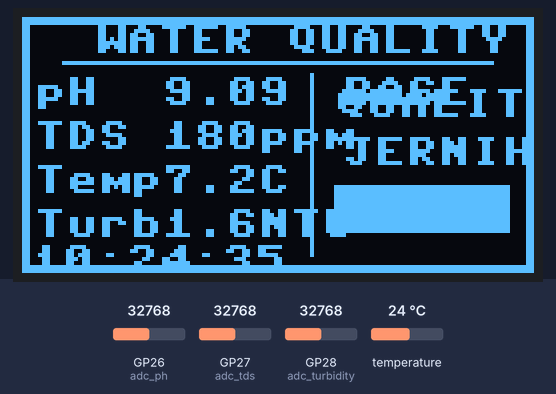
A program run on a simulated Raspberry Pi Pico running MicroPython. Parts: 128×64 one-colour display. The test bench sets the inputs (shaded band); at power-on: GP28 (adc_turbidity) = 32768, temperature 24 °C, GP26 (adc_ph) = 32768, GP27 (adc_tds) = 32768 (analog values on the 0–65535 scale). The clock reads 2024-03-15 10:24:30 at power-on unless the program sets it; library files of the repository ran but are not shown: ssd1306.py; what the program prints to the serial console is not drawn.

Above: at 5.6 s.
5.7 s: GP28 (adc_turbidity) set to 32496
At 7.2 s:
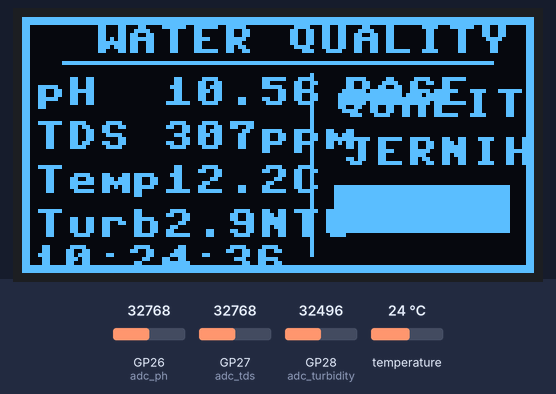
10.3 s: GP28 (adc_turbidity) set to 26416
At 12.5 s:
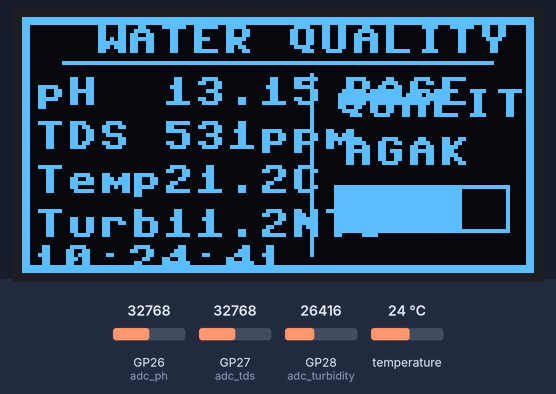
14.3 s: GP28 (adc_turbidity) set to 25200
At 16.5 s:
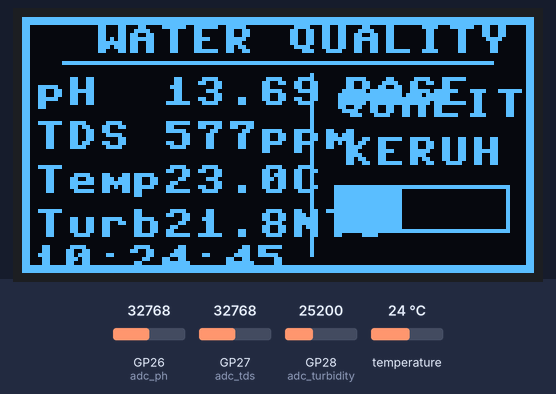
18.9 s: GP28 (adc_turbidity) set to 17328
At 19.7 s:
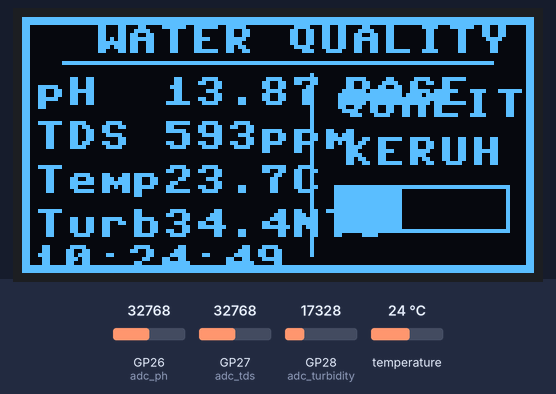
22.1 s: GP28 (adc_turbidity) set to 15264
At 25.0 s:
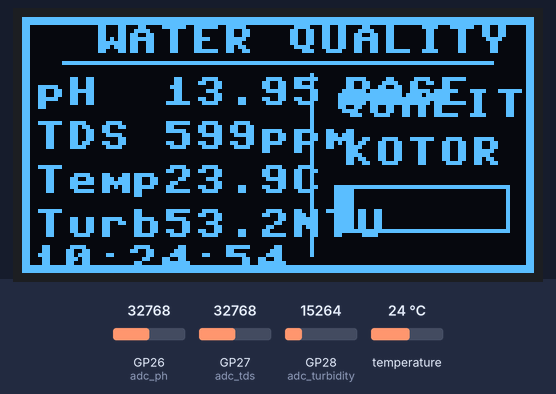
26.7 s: temperature set to 12 °C
At 29.2 s:
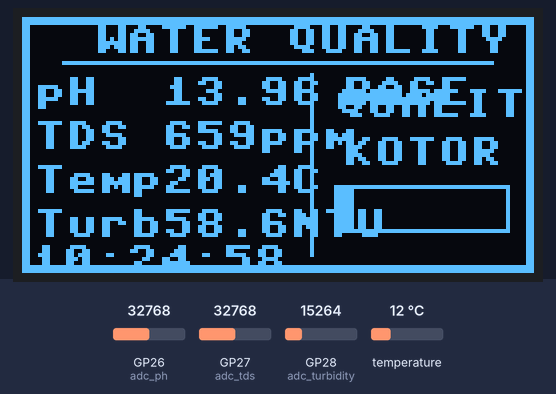
Timing chart, 0 to 30.7 s (numbered marks = the images above; inputs shaded):
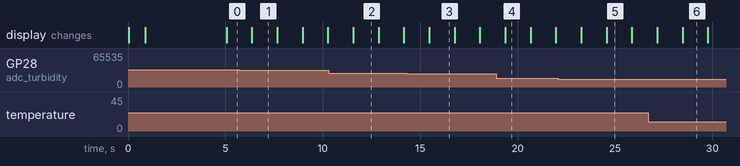

The program:

mainall.py
```python
"""
Water Quality Monitor with pH, TDS, Temperature, Turbidity
Raspberry Pi Pico 2 (RP2350)
"""

import machine
import time
import sys
import onewire
import ds18x20

# Hardware configuration
I2C_ID = 1
SDA_PIN = 6
SCL_PIN = 7
OLED_ADDR = 0x3C
OLED_WIDTH = 128
OLED_HEIGHT = 64

# Sensor pins
ADC_PH_PIN = 26
ADC_TDS_PIN = 27
ADC_TURBIDITY_PIN = 28
DS18B20_PIN = 16

# ADC configuration
ADC_REF = 3.3
ADC_MAX = 65535

# Filter configuration
SAMPLING_INTERVAL_MS = 100
OLED_UPDATE_INTERVAL_MS = 1000
SERIAL_INTERVAL_MS = 2000

# Filter untuk pH
MEDIAN_FILTER_SIZE = 10
MOVING_AVERAGE_SIZE = 20
EMA_ALPHA = 0.20

# Calibration points pH (voltage, pH)
CAL_POINTS = [
    (3.2487, 4.01),
    (2.94870, 6.86),
    (2.52498, 9.18)
]
CAL_POINTS.sort(key=lambda x: x[0])

# ============ TDS CALIBRATION - DIPERBAIKI ============
# Menggunakan formula yang lebih sederhana dan akurat
# TDS = (Voltage * 1000) / faktor_kalibrasi
# Faktor kalibrasi disesuaikan agar output mendekati 980ppm

TDS_CAL_FACTOR = 2.8  # Faktor kalibrasi - disesuaikan
TDS_TEMP_COEFF = 0.02  # Koefisien suhu

# Turbidity Calibration
TURB_JERNIH = 2150
TURB_KERUH = 200
TURB_RANGE = TURB_JERNIH - TURB_KERUH

class WaterQualityMonitor:
    def __init__(self):
        print("\nInitializing Water Quality Monitor...")

        # Initialize I2C
        try:
            self.i2c = machine.I2C(I2C_ID, sda=machine.Pin(SDA_PIN),
                                   scl=machine.Pin(SCL_PIN), freq=400000)
            devices = self.i2c.scan()
            print(f"I2C devices: {[hex(d) for d in devices]}")
        except Exception as e:
            print(f"I2C error: {e}")
            self.i2c = None

        # Initialize OLED
        self.oled = None
        self.oled_ok = False

        if self.i2c and OLED_ADDR in self.i2c.scan():
            try:
                from ssd1306 import SSD1306
                self.oled = SSD1306(OLED_WIDTH, OLED_HEIGHT, self.i2c, OLED_ADDR)
                self.oled.contrast(255)
                self.oled_ok = True
                print("✓ OLED initialized and working!")
            except Exception as e:
                print(f"OLED init failed: {e}")
                self.oled = None
                self.oled_ok = False
        else:
            print("✗ OLED not found")

        # Initialize ADC sensors
        try:
            self.adc_ph = machine.ADC(machine.Pin(ADC_PH_PIN))
            self.adc_tds = machine.ADC(machine.Pin(ADC_TDS_PIN))
            self.adc_turbidity = machine.ADC(machine.Pin(ADC_TURBIDITY_PIN))
            print(f"✓ ADC initialized - pH:GP{ADC_PH_PIN}, TDS:GP{ADC_TDS_PIN}, Turbidity:GP{ADC_TURBIDITY_PIN}")
        except Exception as e:
            print(f"ADC init failed: {e}")
            raise

        # Initialize DS18B20
        self.ds_pin = machine.Pin(DS18B20_PIN)
        self.ds_sensor = None
        self.ds_ok = False

        try:
            self.ds_sensor = ds18x20.DS18X20(onewire.OneWire(self.ds_pin))
            self.roms = self.ds_sensor.scan()
            if self.roms:
                self.ds_ok = True
                print(f"✓ DS18B20 found: {self.roms[0]}")
            else:
                print("✗ DS18B20 not found")
        except Exception as e:
            print(f"DS18B20 error: {e}")

        # pH Filter buffers
        self.median_buffer = []
        self.moving_buffer = []
        self.ema_value = None
        self.ph_history = []
        self.voltage_history = []

        # Sensor values
        self.ph_value = 0.0
        self.ph_voltage = 0.0
        self.tds_value = 0.0
        self.tds_voltage = 0.0
        self.tds_raw_voltage = 0.0
        self.temperature = 0.0
        self.turbidity = 0.0
        self.turbidity_raw = 0

        # Display values (smoothed)
        self.display_ph = 7.0
        self.display_tds = 0.0
        self.display_temp = 0.0
        self.display_turb = 0.0

        # Test sensors
        self.test_sensors()

        # Show splash screen
        self.show_splash()

    def show_splash(self):
        """Tampilkan splash screen"""
        if not self.oled_ok or not self.oled:
            return

        try:
            self.oled.fill(0)
            self.oled.rect(0, 0, 128, 64, 1)
            self.oled.text("WATER QUALITY", 10, 10, 1)
            self.oled.text("MONITOR", 30, 22, 1)
            self.oled.text("Raspberry Pi Pico 2", 5, 38, 1)
            self.oled.text("Loading...", 30, 50, 1)
            self.oled.show()
            time.sleep(1.5)

        except Exception as e:
            print(f"Splash error: {e}")

    def test_sensors(self):
        """Test semua sensor"""
        try:
            # Test pH
            raw = self.adc_ph.read_u16()
            voltage = (raw / ADC_MAX) * ADC_REF
            print(f"pH ADC Test - Raw: {raw}, Voltage: {voltage:.3f}V")

            # Test TDS
            raw = self.adc_tds.read_u16()
            voltage = (raw / ADC_MAX) * ADC_REF
            print(f"TDS ADC Test - Raw: {raw}, Voltage: {voltage:.3f}V")

            # Test Turbidity
            raw = self.adc_turbidity.read_u16()
            value = raw >> 4
            voltage = value * 3.3 / 4095.0
            print(f"Turbidity Test - Raw: {value}, Voltage: {voltage:.2f}V")

            # Test DS18B20
            if self.ds_ok:
                self.ds_sensor.convert_temp()
                time.sleep(0.75)
                temp = self.ds_sensor.read_temp(self.roms[0])
                print(f"Temperature Test: {temp:.2f}°C")

        except Exception as e:
            print(f"Sensor test error: {e}")

    # ============ PH FUNCTIONS ============
    def median_filter(self, value):
        try:
            self.median_buffer.append(value)
            if len(self.median_buffer) > MEDIAN_FILTER_SIZE:
                self.median_buffer.pop(0)

            if len(self.median_buffer) < MEDIAN_FILTER_SIZE:
                return value

            sorted_buffer = sorted(self.median_buffer)
            return sorted_buffer[MEDIAN_FILTER_SIZE // 2]
        except:
            return value

    def moving_average(self, value):
        try:
            self.moving_buffer.append(value)
            if len(self.moving_buffer) > MOVING_AVERAGE_SIZE:
                self.moving_buffer.pop(0)
            return sum(self.moving_buffer) / len(self.moving_buffer)
        except:
            return value

    def ema_filter(self, value):
        try:
            if self.ema_value is None:
                self.ema_value = value
            else:
                self.ema_value = EMA_ALPHA * value + (1 - EMA_ALPHA) * self.ema_value
            return self.ema_value
        except:
            return value

    def calculate_pH(self, voltage):
        try:
            if voltage <= CAL_POINTS[0][0]:
                v1, ph1 = CAL_POINTS[0]
                v2, ph2 = CAL_POINTS[1]
                slope = (ph2 - ph1) / (v2 - v1) if (v2 - v1) != 0 else 0
                return ph1 + slope * (voltage - v1)

            if voltage >= CAL_POINTS[-1][0]:
                v1, ph1 = CAL_POINTS[-2]
                v2, ph2 = CAL_POINTS[-1]
                slope = (ph2 - ph1) / (v2 - v1) if (v2 - v1) != 0 else 0
                return ph1 + slope * (voltage - v1)

            for i in range(len(CAL_POINTS) - 1):
                v1, ph1 = CAL_POINTS[i]
                v2, ph2 = CAL_POINTS[i + 1]
                if v1 <= voltage <= v2:
                    if v2 - v1 == 0:
                        return ph1
                    t = (voltage - v1) / (v2 - v1)
                    return ph1 + t * (ph2 - ph1)

            return CAL_POINTS[1][1]
        except:
            return 7.0

    def read_ph(self):
        try:
            raw = self.adc_ph.read_u16()
            voltage = (raw / ADC_MAX) * ADC_REF
            self.ph_voltage = voltage

            filtered_voltage = self.median_filter(voltage)
            raw_ph = self.calculate_pH(filtered_voltage)
            avg_ph = self.moving_average(raw_ph)
            filtered_ph = self.ema_filter(avg_ph)

            self.ph_history.append(filtered_ph)
            self.voltage_history.append(voltage)

            if len(self.ph_history) > MOVING_AVERAGE_SIZE:
                self.ph_history.pop(0)
                self.voltage_history.pop(0)

            self.ph_value = filtered_ph
            return filtered_ph
        except Exception as e:
            print(f"pH read error: {e}")
            return self.ph_value

    # ============ TDS FUNCTIONS - DIPERBAIKI ============
    def read_tds(self, temperature):
        try:
            # Baca 50 sample untuk rata-rata
            samples = []
            for _ in range(50):
                samples.append(self.adc_tds.read_u16())
                time.sleep(0.01)

            raw = sum(samples) / len(samples)
            voltage = raw * 3.3 / ADC_MAX
            self.tds_raw_voltage = voltage

            # Kompensasi suhu (25°C reference)
            temp_factor = 1.0 + TDS_TEMP_COEFF * (temperature - 25.0)
            compensated_voltage = voltage / temp_factor

            # Konversi ke TDS menggunakan faktor kalibrasi yang disesuaikan
            # TDS (ppm) = (Voltage * 1000) / Faktor
            # Faktor disesuaikan agar output = 980ppm
            tds = (compensated_voltage * 1000.0) / TDS_CAL_FACTOR

            # Batasi nilai minimum dan maksimum
            if tds < 0:
                tds = 0
            elif tds > 5000:
                tds = 5000  # Batasi maksimum 5000ppm

            self.tds_value = tds
            return tds

        except Exception as e:
            print(f"TDS read error: {e}")
            return self.tds_value

    # ============ TEMPERATURE FUNCTIONS ============
    def read_temperature(self):
        try:
            if not self.ds_ok:
                return 25.0

            self.ds_sensor.convert_temp()
            time.sleep(0.75)
            temp = self.ds_sensor.read_temp(self.roms[0])
            self.temperature = temp
            return temp
        except Exception as e:
            print(f"Temperature read error: {e}")
            return self.temperature

    # ============ TURBIDITY FUNCTIONS ============
    def read_turbidity(self):
        try:
            raw_16bit = self.adc_turbidity.read_u16()
            nilai = raw_16bit >> 4
            self.turbidity_raw = nilai

            if nilai >= TURB_JERNIH:
                ntu = 0.0
            elif nilai <= TURB_KERUH:
                ntu = 100.0
            else:
                ntu = (TURB_JERNIH - nilai) * 100.0 / TURB_RANGE

            # Batasi nilai
            if ntu < 0:
                ntu = 0
            elif ntu > 100:
                ntu = 100

            self.turbidity = ntu
            return ntu
        except Exception as e:
            print(f"Turbidity read error: {e}")
            return self.turbidity

    # ============ DISPLAY FUNCTIONS ============
    def get_status(self, ph):
        if ph < 6.5:
            return "ACID"
        elif ph <= 8.5:
            return "NORMAL"
        else:
            return "BASE"

    def get_water_quality(self, turb):
        if turb < 5:
            return "JERNIH"
        elif turb < 20:
            return "AGAK"
        elif turb < 50:
            return "KERUH"
        else:
            return "KOTOR"

    def draw_oled(self):
        if not self.oled_ok or not self.oled:
            return

        try:
            # Smooth display values
            self.display_ph = (0.7 * self.display_ph) + (0.3 * self.ph_value)
            self.display_tds = (0.7 * self.display_tds) + (0.3 * self.tds_value)
            self.display_temp = (0.7 * self.display_temp) + (0.3 * self.temperature)
            self.display_turb = (0.7 * self.display_turb) + (0.3 * self.turbidity)

            self.oled.fill(0)

            # Border
            self.oled.rect(0, 0, 128, 64, 1)
            self.oled.rect(1, 1, 126, 62, 1)

            # Title
            self.oled.text("WATER QUALITY", 18, 2, 1)
            self.oled.hline(10, 11, 108, 1)

            # pH (Baris 1)
            self.oled.text("pH", 3, 15, 1)
            ph_str = f"{self.display_ph:.2f}"
            self.oled.text(ph_str, 35, 15, 1)

            # Status pH
            status = self.get_status(self.display_ph)
            self.oled.text(status, 80, 15, 1)

            # TDS (Baris 2)
            self.oled.text("TDS", 3, 26, 1)
            tds_str = f"{self.display_tds:.0f}ppm"
            self.oled.text(tds_str, 35, 26, 1)

            # Temperature (Baris 3)
            self.oled.text("Temp", 3, 37, 1)
            temp_str = f"{self.display_temp:.1f}C"
            self.oled.text(temp_str, 35, 37, 1)

            # Turbidity (Baris 4)
            self.oled.text("Turb", 3, 48, 1)
            turb_str = f"{self.display_turb:.1f}NTU"
            self.oled.text(turb_str, 35, 48, 1)

            # Vertical separator
            self.oled.vline(72, 14, 46, 1)

            # Water quality indicator (right side)
            quality = self.get_water_quality(self.display_turb)
            self.oled.text("QUALITY", 78, 18, 1)
            self.oled.text(quality, 80, 30, 1)

            # Simple bar indicator for quality
            bar_x = 78
            bar_y = 42
            bar_w = 44
            bar_h = 12

            # Draw bar border
            self.oled.rect(bar_x, bar_y, bar_w, bar_h, 1)

            # Fill bar based on turbidity
            if self.display_turb < 5:
                # JERNIH - isi penuh
                self.oled.fill_rect(bar_x + 1, bar_y + 1, bar_w - 2, bar_h - 2, 1)
            elif self.display_turb < 20:
                # AGAK - isi 75%
                fill_w = int((bar_w - 2) * 0.75)
                self.oled.fill_rect(bar_x + 1, bar_y + 1, fill_w, bar_h - 2, 1)
            elif self.display_turb < 50:
                # KERUH - isi 40%
                fill_w = int((bar_w - 2) * 0.40)
                self.oled.fill_rect(bar_x + 1, bar_y + 1, fill_w, bar_h - 2, 1)
            else:
                # KOTOR - isi 10%
                fill_w = int((bar_w - 2) * 0.10)
                self.oled.fill_rect(bar_x + 1, bar_y + 1, fill_w, bar_h - 2, 1)

            # Bottom time
            current_time = time.localtime()
            time_str = f"{current_time[3]:02d}:{current_time[4]:02d}:{current_time[5]:02d}"
            self.oled.text(time_str, 2, 57, 1)

            self.oled.show()

        except Exception as e:
            print(f"OLED draw error: {e}")

    def print_serial(self):
        """Print semua data ke serial"""
        status = self.get_status(self.ph_value)
        quality = self.get_water_quality(self.turbidity)
        print(f"pH: {self.ph_value:.2f} | TDS: {self.tds_value:.0f}ppm | "
              f"Temp: {self.temperature:.1f}C | Turb: {self.turbidity:.1f}NTU | "
              f"{status} | {quality}")

    def run(self):
        print("\n" + "="*50)
        print("WATER QUALITY MONITOR - Raspberry Pi Pico 2")
        print("="*50)
        print(f"OLED: {'✓ Working' if self.oled_ok else '✗ Not available'}")
        print(f"DS18B20: {'✓ Found' if self.ds_ok else '✗ Not found'}")
        print(f"Sampling: {SAMPLING_INTERVAL_MS}ms")
        print(f"Display Update: {OLED_UPDATE_INTERVAL_MS}ms")
        print(f"TDS Calibration Factor: {TDS_CAL_FACTOR}")
        print("\nCalibration points pH:")
        for v, ph in CAL_POINTS:
            print(f"  {v:.5f}V -> pH {ph:.2f}")
        print("="*50)
        print("Monitoring... Press Ctrl+C to stop\n")

        last_sample = time.ticks_ms()
        last_oled = time.ticks_ms()
        last_serial = time.ticks_ms()

        try:
            while True:
                now = time.ticks_ms()

                # Sampling
                if time.ticks_diff(now, last_sample) >= SAMPLING_INTERVAL_MS:
                    temp = self.read_temperature()
                    self.read_ph()
                    self.read_tds(temp)
                    self.read_turbidity()
                    last_sample = now

                # Serial print
                if time.ticks_diff(now, last_serial) >= SERIAL_INTERVAL_MS:
                    self.print_serial()
                    last_serial = now

                # OLED update
                if time.ticks_diff(now, last_oled) >= OLED_UPDATE_INTERVAL_MS:
                    self.draw_oled()
                    last_oled = now

                time.sleep_ms(10)

        except KeyboardInterrupt:
            print("\n\nStopped by user")
            if self.oled_ok and self.oled:
                try:
                    self.oled.fill(0)
                    self.oled.rect(0, 0, 128, 64, 1)
                    self.oled.text("MONITOR", 30, 15, 1)
                    self.oled.text("STOPPED", 30, 30, 1)
                    self.oled.text("Press RESET", 20, 45, 1)
                    self.oled.show()
                except:
                    pass
            raise

# Main
if __name__ == "__main__":
    try:
        monitor = WaterQualityMonitor()
        monitor.run()
    except KeyboardInterrupt:
        print("\nProgram stopped by user")
    except Exception as e:
        print(f"\nError: {e}")
        sys.print_exception(e)

        try:
            if 'monitor' in locals() and monitor.oled_ok:
                monitor.oled.fill(0)
                monitor.oled.rect(0, 0, 128, 64, 1)
                monitor.oled.text("ERROR!", 35, 20, 1)
                error_str = str(e)[:14]
                monitor.oled.text(error_str, 20, 35, 1)
                monitor.oled.show()
        except:
            pass
```

Measured:
- the behaviour switches between 25728 and 25712 on GP28 (adc_turbidity) (found by bisection; images 2 and 3)
- the behaviour switches between 16416 and 16400 on GP28 (adc_turbidity) (found by bisection; images 4 and 5)
- what the display in image 1 shows lasts 1.3 s, from 6.4 s to 7.7 s
